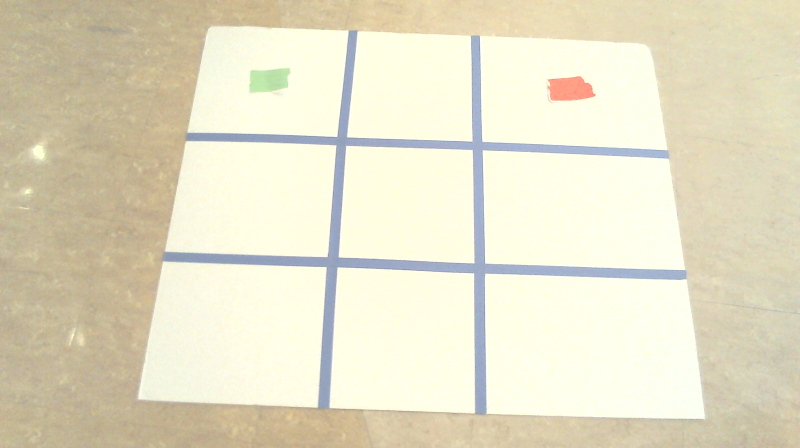
#> input picture Sprint #4 - Classification, Images, and Neural Networks/working with roto_images/images/rotoimages/roto1.jpg, 1600 x 896 px (shown at 1/2 size)
$ jupyter execute --allow-errors '2024-12-02 - Step 1c - Make Training Squares.ipynb'   (shell and % lines are left out)
#> lines starting #> are read from the running program, lines starting #| are printed output that depends on the picture
[cell 1]
from pylab import *
import cv2
from glob import glob
from image_defs import *
import os

[cell 2]
board_picture_folder='images/rotoimages/'
square_images_folder='images/rotoimages squares'
image_to_use_for_corners="images/rotoimages/roto1.jpg"

from corners import *

[cell 3]
board_filenames=sorted(glob(board_picture_folder+"/*.jpg"))
print(len(board_filenames))

## Look at all the boards

[cell 4]
count=1
figure(figsize=(15,10))
for filename in board_filenames:
    subplot(3,4,count)

    image=imread(filename)
#> image is the input picture: shape (896, 1600, 3); mean R, G, B 228.3, 222.8, 198.2
    image=image[:,300:1400]  # truncate if you need to
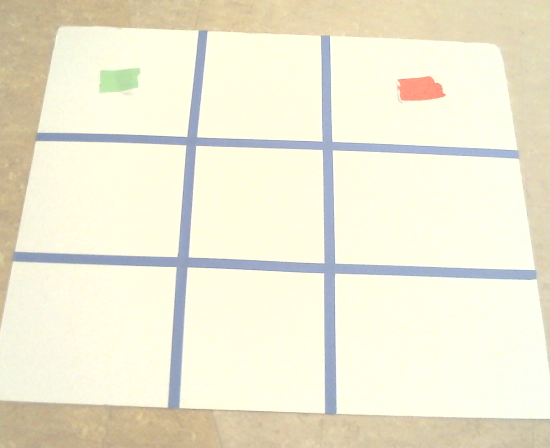
#> image: shape (896, 1100, 3) (shown at 1/2 size); mean R, G, B 238.6, 235.4, 213.4

    imshow(image)


    base,name=os.path.split(filename)
    title(name)
    print(name)
    count+=1
#> pass 2 of the loop `for filename in board_filenames:`:
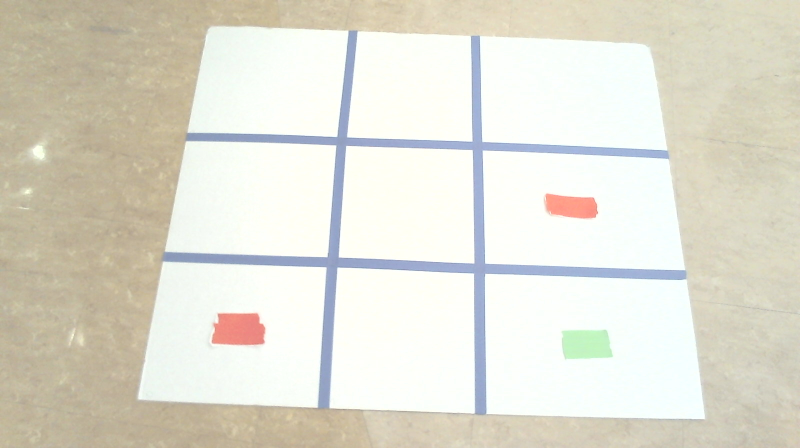
#> input picture Sprint #4 - Classification, Images, and Neural Networks/working with roto_images/images/rotoimages/roto3.jpg, 1600 x 896 px (shown at 1/2 size)
#> image is the input picture: shape (896, 1600, 3); mean R, G, B 224.3, 222.3, 209.9
#> `image=image[:,300:1400]`:
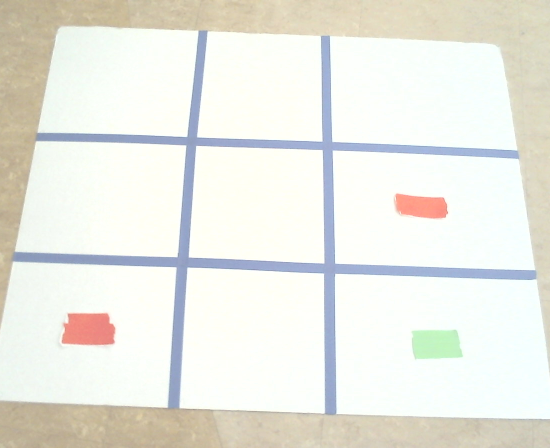
#> image: shape (896, 1100, 3) (shown at 1/2 size); mean R, G, B 234.6, 235.1, 227.7
#> pass 3 of the loop `for filename in board_filenames:`:
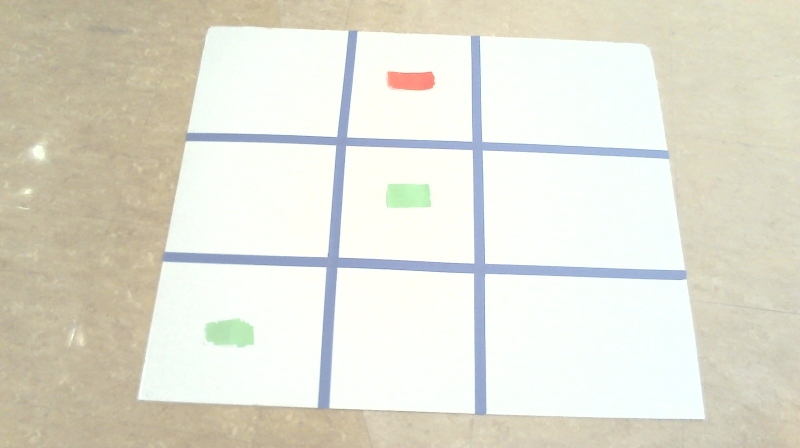
#> input picture Sprint #4 - Classification, Images, and Neural Networks/working with roto_images/images/rotoimages/roto4.jpg, 1600 x 896 px (shown at 1/2 size)
#> image is the input picture: shape (896, 1600, 3); mean R, G, B 225.2, 224.4, 211.6
#> `image=image[:,300:1400]`:
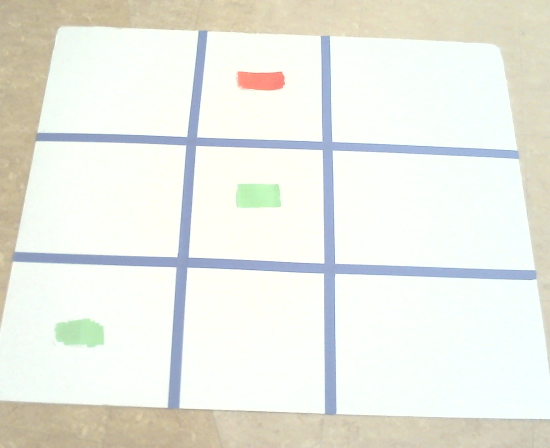
#> image: shape (896, 1100, 3) (shown at 1/2 size); mean R, G, B 234.8, 236.8, 229.1
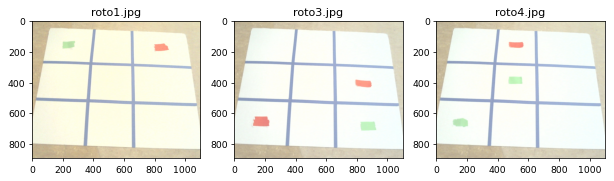
#> figure drawn by matplotlib, 3 panels
